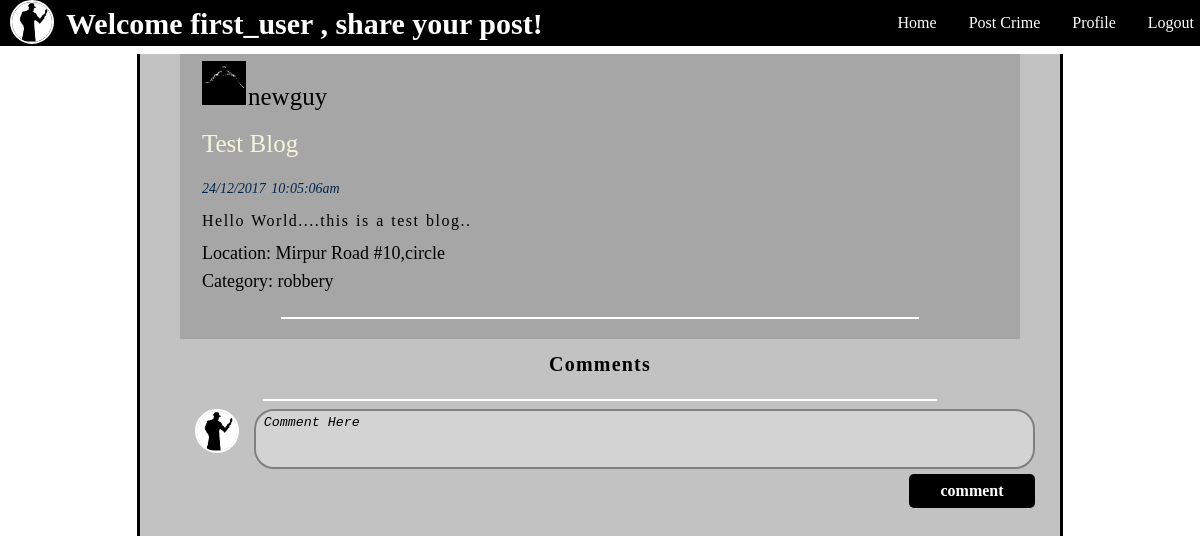
/Views/blog.php/?blog_id=1 (signed in), run on the app's committed database.
### tables this page shows
CREATE TABLE `blogs` (
  `blog_id` int(11) NOT NULL,
  `title` varchar(100) DEFAULT NULL,
  `body` text,
  `datetime` varchar(70) DEFAULT NULL,
  `attachment` varchar(200) DEFAULT NULL,
  `blogger_id` int(11) DEFAULT NULL,
  `name_hidden` tinyint(1) DEFAULT NULL,
  `location` text,
  `category` varchar(50) DEFAULT NULL,
  `del` tinyint(1) DEFAULT '0'
);

CREATE TABLE `users` (
  `user_id` int(11) NOT NULL,
  `fname` varchar(80) DEFAULT NULL,
  `lname` varchar(80) DEFAULT NULL,
  `age` int(11) DEFAULT NULL,
  `bdate` varchar(11) DEFAULT NULL,
  `username` varchar(120) DEFAULT NULL,
  `email` varchar(50) DEFAULT NULL,
  `password` varchar(100) DEFAULT NULL,
  `pro_pic` varchar(180) DEFAULT NULL,
  `gender` varchar(20) DEFAULT NULL,
  `role` int(11) DEFAULT NULL,
  `del` tinyint(1) DEFAULT '0'
);

### Controllers/login_controller.php (called while the page is built, shortened)
<?php
require_once(get_include_path()."\Projects\aiub project\Models\UserModel.php");
class Login{
    protected $logged = false;
    protected $user = NULL;
    function Login()
    {
        $this->user = new UserModel();
        if(isset($_SESSION['logged_in']))
        {
        	$this->logged = $_SESSION["logged_in"];
            $this->user->setUsername($_SESSION["username"]);
            $this->user->setUserId($_SESSION["user_id"]);
        }
    }
    function isLogged()
    {
        return $this->logged;
    }
    function getUsername()
    {
        return $this->user->getUsername();
    }
    function getUserid()
    {
        return $this->user->getUserId();
    }
}
 ?>

### Models/UserModel.php (called while the page is built, shortened)
<?php
require_once('Models.php');
class UserModel extends Models{
    private $username = "";
    private $userid = 0;
    function UserModel( $username = "" ,  $userid = 0, $fname = "", $lname = "", $age = 0, $bdate = "", $email = "", $password = "", $pro_pic = NULL, $gender = "")
    {
        $this->username = $username;
        $this->userid = $userid;
    }
    function setUsername($username)
    {
        $this->username = $username;
    }
    function setUserId($userid)
    {
        $this->userid = $userid;
    }
    function getUsername()
    {
        return $this->username;
    }
    function getUserId()
    {
        return $this->userid;
    }
}
 ?>

### Controllers/BlogController.php (called while the page is built, shortened)
<?php
require(get_include_path()."\Projects\aiub project\Models\BlogModel.php");
class BlogController{
    private $blog;
    function BlogController()
    {
        $this->blog = new BlogModel();
    }
    function bloggerName($id)
    {
        return $this->blog->getBloggerName($id);
    }
    function getBlog($id)
    {
        return $this->blog->getBlog($id);
    }
    function getBloggerProfilePicture($id)
    {
        return $this->blog->getBloggerPP($id);
    }
}
 ?>

### Models/Models.php (called while the page is built, shortened)
<?php
class Models{
    public $server;
    public $user;
    public $pass;
    public $db;
    protected $conn;
    function Models($server = "localhost:3306" , $user = "root" , $pass ="" , $db = "is_that_crime")
    {
        $this->server = $server;
        $this->user = $user;
        $this->pass = $pass;
        $this->db = $db;
    }
    private function openConnection()
    {
        $this->conn = new mysqli($this->server , $this->user , $this->pass , $this->db);
        if($this->conn->connect_error)
        {
            $this->errorMessage($this->conn->connect_error);
            return false;
        }
        else
            return true;
    }
    function executeQuery($query)
    {
        if($this->openConnection())
        {
            if($this->result = $this->conn->query($query))
            {
                if($this->result->num_rows > 0)
                {
                    return $this->result;
                }
                else
                {
                    return false;
                }
            }
            else
            {
                $this->errorMessage($this->conn->error);
                return false;
            }
        }
        else
        {
            $this->errorMessage($this->conn->error);
            return false;
        }
    }
}
?>

### Models/BlogModel.php (called while the page is built, shortened)
<?php
require_once("Models.php");
class BlogModel extends Models{
    function getBloggerName($id)
    {
        $name = $this->executeQuery("select username from users where user_id in (select blogger_id from blogs where blogger_id = $id);");
        if($name->num_rows > 0)
        {
            $name = $name->fetch_assoc();
            $name = $name["username"];
            return $name;
        }
        else
            return false;
    }
    function getBloggerPP($id)
    {
        $url = $this->executeQuery("select pro_pic from users where user_id in (select blogger_id from blogs where blogger_id = $id);");
        if($url->num_rows > 0)
        {
            $url = $url->fetch_assoc();
            $url = $url["pro_pic"];
            return $url;
        }
        else
            return false;
    }
    function getBlog($id)
    {
        $blog = $this->executeQuery("select * from blogs where blog_id = $id and del = false");
        if($blog)
        {
            $blog = $blog->fetch_assoc();
            return $blog;
        }
        else
            return false;
    }
}
 ?>

### Views/blog.php (the view, shortened to what this page needs)
<html>
<head>
    <link rel="stylesheet" type="text/css" href="http://localhost:<?php echo  $_SERVER["SERVER_PORT"];?>/Projects/aiub%20project/css/navigation.css">
    <link rel="stylesheet" type="text/css" href="http://localhost:<?php echo  $_SERVER["SERVER_PORT"];?>/Projects/aiub%20project/css/blog_style.css">
    <link rel="stylesheet" type="text/css" href="http://localhost:<?php echo  $_SERVER["SERVER_PORT"];?>/Projects/aiub%20project/css/comment_style.css">
        <?php
            require(get_include_path()."\Projects\aiub project\Controllers\login_controller.php");
            require(get_include_path()."\Projects\aiub project\Controllers\UserController.php");
            $login = new Login();
            $logged = $login->isLogged();
            $userId = $login->getUserid();
            require_once(get_include_path()."\Projects\aiub project\Controllers\BlogController.php");
            $blogControl = new BlogController();
         ?>
</head>
<body>
<div>
    <div class="navigation">
            <?php
            if($logged)
            {
                echo "<img id='pro_pic' src='{$_SESSION['pro_pic']}' onerror='return setDefaultPP(this)'/>";
				echo "<b class = 'navigationb'>Welcome ".$login->getUsername(). " , share your post!</b>";
				echo "<a class = 'right-li' href = 'http://localhost:".$_SERVER['SERVER_PORT']."/Projects/aiub project/Views/action/logout.php'>Logout</a>";
                echo "<a class = 'right-li' href = 'http://localhost:".$_SERVER['SERVER_PORT']."/Projects/aiub project/Views/user_info.php'>Profile</a>";
            }
            else
            {
            	echo "<a class = 'right-li' href = 'login.php'>Login</a>";
                echo "<a class = 'right-li' href = 'http://localhost:".$_SERVER['SERVER_PORT']."/Projects/aiub project/Views/signup.php'>Signup</a>";
            }
            ?>
            <a class = 'right-li' href = 'http://localhost:<?php echo  $_SERVER["SERVER_PORT"];?>/Projects/aiub project/Views/crime_post.php'>Post Crime</a>
            <a class = 'right-li' href = 'http://localhost:<?php echo  $_SERVER["SERVER_PORT"];?>/Projects/aiub project/index.php'>Home</a>
    </div>
    <article>
        <div id = "blog-container">
            <?php
            if(isset($_GET["blog_id"]))
            {
                $id = $_GET["blog_id"];
                $blog = $blogControl->getBlog($id);
                $blogger = "Anonymous";
                $blogger_pp = "";
                if(!$blog["name_hidden"])
                {
                    $blogger_id = $blog["blogger_id"];
                    $blogger = $blogControl->bloggerName($blogger_id);
                    $blogger_pp = $blogControl->getBloggerProfilePicture($blogger_id);
                }
                echo "<div id=\"blog-container-content\">";
                    echo "<img class='rectangular_pro_pic' src='$blogger_pp' onerror='return setDefaultPP(this)'/>";
                    echo "<b id =\"blogger_name\">".$blogger."</b>";
                    echo "<p class ='blog_title'>".$blog["title"]."</p>".checkRemovalbeBlog($blog["blog_id"] , $userId);
                    echo "<p class = \"datetime\">".$blog["datetime"]."</p>";
                    echo "<p class = \"body\">".$blog["body"]."</p>";
                    echo "<p class =\"bold-blog-content\">Location: ".$blog["location"]."</p>";
                    echo "<p class =\"bold-blog-content\">Category: ".$blog["category"]."</p>";
                echo "<hr>";
                echo "</div>";
                echo "<p id = \"comment-title\">Comments</p>";
                if($logged)
                {
                    echo "<hr>";
                    echo "<div id =\"div-commentBox\">";
                    echo "<form action = 'http://localhost:{$_SERVER["SERVER_PORT"]}/Projects/aiub project/Views/action/comment.php/?blog_id=$id&user_id=$userId' method = 'POST' onsubmit = 'return isCommentEmpty()'>
                         <label><img id='pro_pic' src='{$_SESSION['pro_pic']}' onerror='return setDefaultPP(this)'/>  </label>
                         <textarea id = 'commentBox' rows = '7' cols = '165' name = 'commentBody' placeholder = 'Comment Here' style='resize:none;' onkeyup = 'isCommentEmpty()'></textarea>
                          <br><input type = 'submit' id = 'comment-button' name = 'commentSubmit' value = 'comment'/>
                         <span id = \"comment_error\" style = \"color:red;font-size:16px\"></span></form>";
                    echo "</div>";
                }
            }
            else
            {
                echo "Do Not Mess Up The URL";
            }
         ?>
     </div>
    </article>
</div>
</body>
</html>
<?php
function checkRemovalbeBlog($blogid , $userid)
{
    return "";
}
 ?>

### css/navigation.css (style rules this page uses)
body { margin:0px; padding:0px; }
#pro_pic { width: 40px; height: 40px; border:2px solid white; border-radius:50px; float:left; }
.navigation { background-color:black; width: 100%; height: auto; top: 0px; position:fixed; padding-right: 50px; padding-left: 10px; }
.navigationb { color: white; font-size:30px; border:2px solid transparent; padding:5px 0px 0px 10px; float:left; }
.right-li { float:right; display: block; color:white; text-align: center; padding:14px 16px; text-decoration: none; font-size: 16px; }
.navigation a { display: inline-block; color: white; text-align: center; padding: 14px 16px; text-decoration: none; }

### css/blog_style.css (style rules this page uses)
body { margin:0px; padding: 0px; }
article { margin-top: 4.5%; }
::placeholder { color: white; font-style: italic; }
hr { border: 1px solid white;clear: both; margin-top:30px; width: 80%; }
.blog_title { font-size: 25px; padding: 0px; text-decoration: none; font-family: 'Tahoma'; text-transform: capitalize; font-weight:; color:beige; }
.datetime { font-size: 14px; font-style: italic; font-family: 'Tahoma'; line-height: 0.9; word-spacing: 2; color:#00264d; }
.body { font-size: 16px; letter-spacing: 1.5; font-family: 'Tahoma'; word-spacing: 1; color: black; word-wrap:break-word; }
.bold-blog-content { font-size: 18px; font-weight:500; line-height: 0.6; font-family: 'Tahoma'; color: black; text-align: left; }
.rectangular_pro_pic { width: 40px; height: 40px; border:2px solid black; }
#blog-container { max-width:70%; height:800px; background-color:#c2c2c2; color:black; border-color:transparent; border-style:none; border-left:3px solid black; border-right:3px solid black; padding: 0px 40px 20px 40px; margin: 0 auto; }
#blog-container-content { max-width:100%; height:auto; border:2px solid transparent; background-color: #a6a6a6; padding: 5px 20px 10px 20px; text-align: justify; box-sizing: border-box; }
#blogger_name { font-size: 25px; font-weight: normal; line-height: 0.6; font-family: 'Tahoma'; color: black; border:2px solid transparent; padding:10px 0px 10px 0px; }

### css/comment_style.css (style rules this page uses)
#comment-title { font-size: 20px; text-decoration: none; font-family:; color:; font-weight: bold; letter-spacing:1.2; line-height: .5; text-align: center; }
#div-commentBox { width:100%; height:auto; background-color: ; padding: 0px 0px 0px 15px; }
#commentBox { width:93%; height:60px; border:2px solid grey; border-radius: 20px; padding: 4px 8px 4px 8px; box-sizing: border-box; float: right; }
#comment-button { width: 15%; height: auto; border:none; border-radius: 5px; padding: 8px 20px; background-color:black; color: white; text-align: center; font-family: ""; font-weight: bold; font-size: 16px; cursor: pointer; margin-top:5px; float: right }
textarea { background-color: lightgrey; color:black; }
::placeholder { color: black; font-style: italic; }

### data on the page
blogs: blogger.pro_pic (picture), blogger.username "newguy", title "Test Blog", datetime "24/12/2017 10:05:06am", body "Hello World....this is a test blog..", location "Mirpur Road #10,circle", category "robbery"

### other printed values
$login->getUsername() "first_user"
